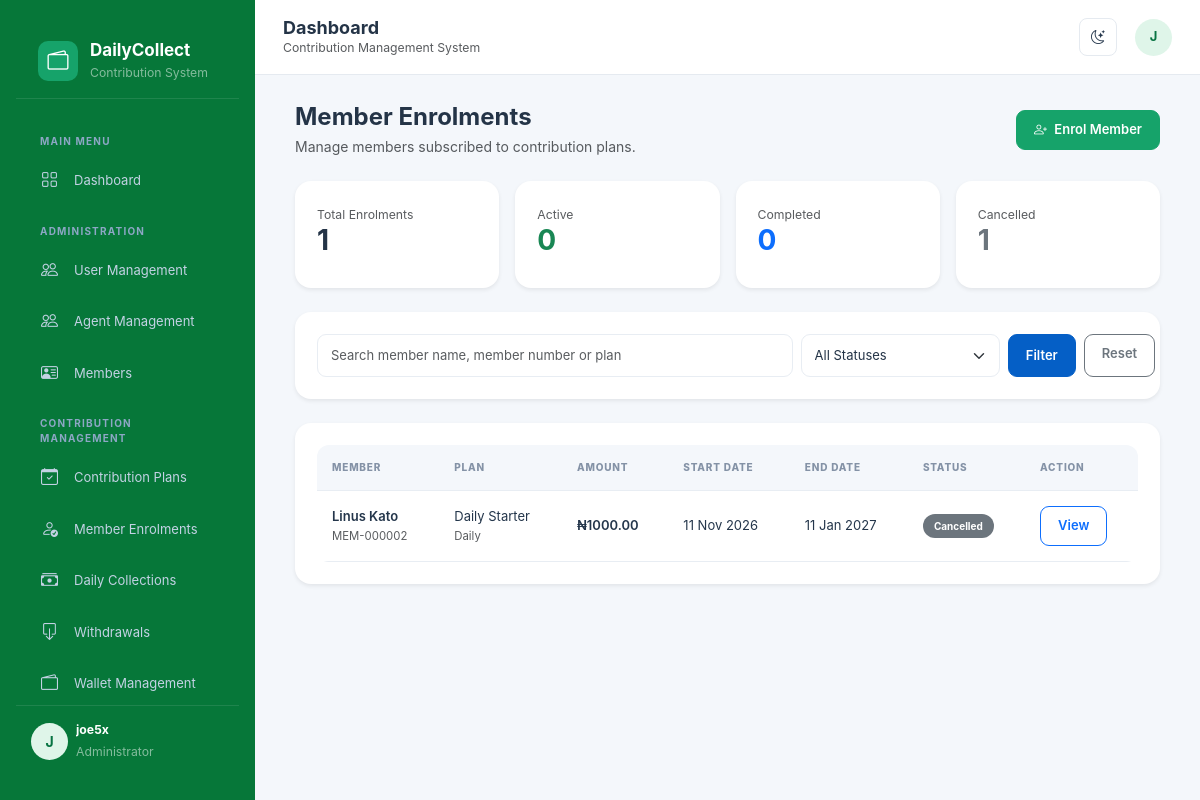
/contributions/enrollments/ (signed in), run on an earlier commit of the app's database.
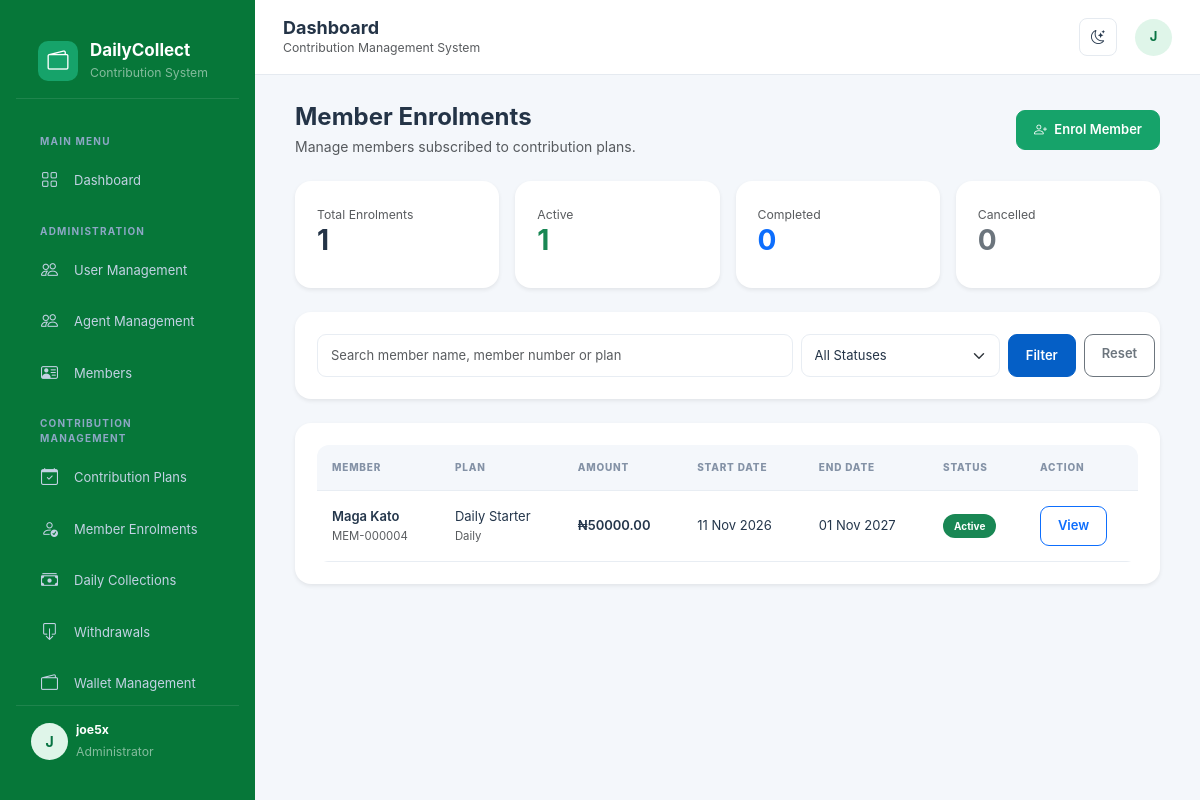
And on a later commit of the database.
### contributions/models.py (models this page shows, shortened)
class PlanEnrollment(models.Model):
    class Status(models.TextChoices):
        ACTIVE = 'ACTIVE', 'Active'
        COMPLETED = 'COMPLETED', 'Completed'
        CANCELLED = 'CANCELLED', 'Cancelled'
    member = models.ForeignKey(
        Member,
        on_delete=models.PROTECT,
        related_name='plan_enrollments'
    )
    plan = models.ForeignKey(
        ContributionPlan,
        on_delete=models.PROTECT,
        related_name='enrollments'
    )
    agreed_amount = models.DecimalField(
        max_digits=12,
        decimal_places=2,
        validators=[MinValueValidator(0.01)]
    )
    start_date = models.DateField(default=timezone.localdate)
    end_date = models.DateField(
        null=True,
        blank=True
    )
    status = models.CharField(
        max_length=12,
        choices=Status.choices,
        default=Status.ACTIVE
    )
    enrolled_by = models.ForeignKey(
        settings.AUTH_USER_MODEL,
        on_delete=models.SET_NULL,
        null=True,
        blank=True,
        related_name='created_enrollments'
    )
    notes = models.TextField(blank=True)
    created_at = models.DateTimeField(auto_now_add=True)
    updated_at = models.DateTimeField(auto_now=True)
    class Meta:
        ordering = ['-created_at']
        constraints = [
            models.UniqueConstraint(
                fields=['member', 'plan'],
                condition=models.Q(status='ACTIVE'),
                name='unique_active_member_plan'
            )
        ]
        verbose_name = 'Plan Enrolment'
        verbose_name_plural = 'Plan Enrolments'

class ContributionPlan(models.Model):
    class Frequency(models.TextChoices):
        DAILY = 'DAILY', 'Daily'
        WEEKLY = 'WEEKLY', 'Weekly'
        MONTHLY = 'MONTHLY', 'Monthly'
    WEEKDAYS = [
        (0, 'Monday'),
        (1, 'Tuesday'),
        (2, 'Wednesday'),
        (3, 'Thursday'),
        (4, 'Friday'),
        (5, 'Saturday'),
        (6, 'Sunday'),
    ]
    name = models.CharField(max_length=150)
    code = models.CharField(max_length=20, unique=True)
    description = models.TextField(blank=True)
    frequency = models.CharField(
        max_length=10,
        choices=Frequency.choices,
        default=Frequency.DAILY
    )
    amount = models.DecimalField(
        max_digits=12,
        decimal_places=2,
        validators=[MinValueValidator(0.01)]
    )
    collection_weekday = models.IntegerField(
        choices=WEEKDAYS,
        null=True,
        blank=True
    )
    collection_day = models.PositiveSmallIntegerField(
        null=True,
        blank=True
    )
    duration_days = models.PositiveIntegerField(
        null=True,
        blank=True,
        help_text="Leave empty for an ongoing contribution plan."
    )
    is_active = models.BooleanField(default=True)
    created_by = models.ForeignKey(
        settings.AUTH_USER_MODEL,
        on_delete=models.SET_NULL,
        null=True,
        blank=True,
        related_name='created_contribution_plans'
    )
    created_at = models.DateTimeField(auto_now_add=True)
    updated_at = models.DateTimeField(auto_now=True)
    class Meta:
        ordering = ['name']
        verbose_name = 'Contribution Plan'
        verbose_name_plural = 'Contribution Plans'

### members/models.py (models this page shows, shortened)
class Member(models.Model):
    class Gender(models.TextChoices):
        MALE = 'MALE', 'Male'
        FEMALE = 'FEMALE', 'Female'
    class Status(models.TextChoices):
        PENDING = 'PENDING', 'Pending Approval'
        ACTIVE = 'ACTIVE', 'Active'
        SUSPENDED = 'SUSPENDED', 'Suspended'
        INACTIVE = 'INACTIVE', 'Inactive'
    member_no = models.CharField(
        max_length=20,
        unique=True,
        blank=True
    )
    first_name = models.CharField(max_length=100)
    last_name = models.CharField(max_length=100)
    other_names = models.CharField(max_length=100, blank=True)
    gender = models.CharField(
        max_length=10,
        choices=Gender.choices,
        blank=True
    )
    date_of_birth = models.DateField(null=True, blank=True)
    phone = models.CharField(max_length=20)
    email = models.EmailField(blank=True)
    address = models.TextField(blank=True)
    photo = models.ImageField(
        upload_to='members/',
        blank=True,
        null=True
    )
    next_of_kin = models.CharField(max_length=150, blank=True)
    next_of_kin_phone = models.CharField(max_length=20, blank=True)
    user = models.OneToOneField(
        settings.AUTH_USER_MODEL,
        on_delete=models.SET_NULL,
        null=True,
        blank=True,
        related_name='member_profile'
    )
    status = models.CharField(
        max_length=15,
        choices=Status.choices,
        default=Status.PENDING
    )
    joined_at = models.DateField(auto_now_add=True)
    created_by = models.ForeignKey(
        settings.AUTH_USER_MODEL,
        on_delete=models.SET_NULL,
        null=True,
        blank=True,
        related_name='registered_members'
    )
    created_at = models.DateTimeField(auto_now_add=True)
    updated_at = models.DateTimeField(auto_now=True)
    @property
    def full_name(self):
        return ' '.join(
            part for part in [
                self.first_name,
                self.other_names,
                self.last_name
            ] if part
        )
    class Meta:
        ordering = ['-created_at']
        verbose_name = 'Member'
        verbose_name_plural = 'Members'

### contributions/views.py (the view, shortened to what this page needs)
# urls.py: path('enrollments/', views.enrollment_list, name='enrollment_list'),
@login_required
@role_required(User.Role.ADMIN, User.Role.MANAGER)
def enrollment_list(request):
    enrollments = PlanEnrollment.objects.select_related(
        'member',
        'plan',
        'enrolled_by'
    )
    search = request.GET.get('search', '').strip()
    status = request.GET.get('status', '')
    if status:
        enrollments = enrollments.filter(status=status)
    paginator = Paginator(enrollments, 15)
    page_obj = paginator.get_page(request.GET.get('page'))
    context = {
        'page_obj': page_obj,
        'enrollments': page_obj.object_list,
        'search': search,
        'selected_status': status,
        'total_enrollments': PlanEnrollment.objects.count(),
        'active_enrollments': PlanEnrollment.objects.filter(
            status=PlanEnrollment.Status.ACTIVE
        ).count(),
        'completed_enrollments': PlanEnrollment.objects.filter(
            status=PlanEnrollment.Status.COMPLETED
        ).count(),
        'cancelled_enrollments': PlanEnrollment.objects.filter(
            status=PlanEnrollment.Status.CANCELLED
        ).count(),
        'status_choices': PlanEnrollment.Status.choices,
    }
    return render(
        request,
        'contributions/enrollment_list.html',
        context
    )

### templates/contributions/enrollment_list.html (shortened to what the changed rows need)
{% extends 'base.html' %}
{% block content %}
<div class="container-fluid">
    <div class="row g-3 mb-4">
        <div class="col-md-3">
            <div class="card border-0 shadow-sm">
                <div class="card-body">
                    <small class="text-muted">Active</small>
                    <h3 class="fw-bold text-success">{{ active_enrollments }}</h3>
                </div>
            </div>
        </div>
        <div class="col-md-3">
            <div class="card border-0 shadow-sm">
                <div class="card-body">
                    <small class="text-muted">Cancelled</small>
                    <h3 class="fw-bold text-secondary">{{ cancelled_enrollments }}</h3>
                </div>
            </div>
        </div>
    </div>
    <div class="card border-0 shadow-sm">
        <div class="card-body">
            <div class="table-responsive">
                <table class="table table-hover align-middle">
                    <thead class="table-light">
                        <tr>
                            <th>Member</th>
                            <th>Plan</th>
                            <th>Amount</th>
                            <th>Start Date</th>
                            <th>End Date</th>
                            <th>Status</th>
                            <th>Action</th>
                        </tr>
                    </thead>
                    <tbody>
                        {% for enrollment in enrollments %}
                        <tr>
                            <td>
                                <div class="fw-semibold">
                                    {{ enrollment.member.full_name }}
                                </div>
                                <small class="text-muted">
                                    {{ enrollment.member.member_no }}
                                </small>
                            </td>
                            <td>
                                {{ enrollment.plan.name }}
                                <br>
                                <small class="text-muted">
                                    {{ enrollment.plan.get_frequency_display }}
                                </small>
                            </td>
                            <td class="fw-semibold">
                                ₦{{ enrollment.agreed_amount|floatformat:2 }}
                            </td>
                            <td>{{ enrollment.start_date|date:"d M Y" }}</td>
                            <td>
                                {{ enrollment.end_date|date:"d M Y"|default:"Ongoing" }}
                            </td>
                            <td>
                                {% if enrollment.status == 'ACTIVE' %}
                                    <span class="badge bg-success">Active</span>
                                {% elif enrollment.status == 'COMPLETED' %}
                                    <span class="badge bg-primary">Completed</span>
                                {% else %}
                                    <span class="badge bg-secondary">Cancelled</span>
                                {% endif %}
                            </td>
                            <td>
                                <a href="{% url 'contributions:enrollment_detail' enrollment.pk %}"
                                   class="btn btn-sm btn-outline-primary">
                                    View
                                </a>
                            </td>
                        </tr>
                        {% endfor %}
                    </tbody>
                </table>
            </div>
        </div>
    </div>
</div>
{% endblock %}

What changed in the data, as far as the page shows it:
removed PlanEnrollment: member.full_name "Linus Kato", member.member_no "MEM-000002", plan.name "Daily Starter", plan.frequency "Daily", agreed_amount "1000.00", start_date "11 Nov 2026", end_date "11 Jan 2027", status "Cancelled"
added PlanEnrollment: member.full_name "Maga Kato", member.member_no "MEM-000004", plan.name "Daily Starter", plan.frequency "Daily", agreed_amount "50000.00", start_date "11 Nov 2026", end_date "01 Nov 2027", status "Active"
Also different on the page:
{{ active_enrollments }}: "0" → "1"
{{ cancelled_enrollments }}: "1" → "0"
